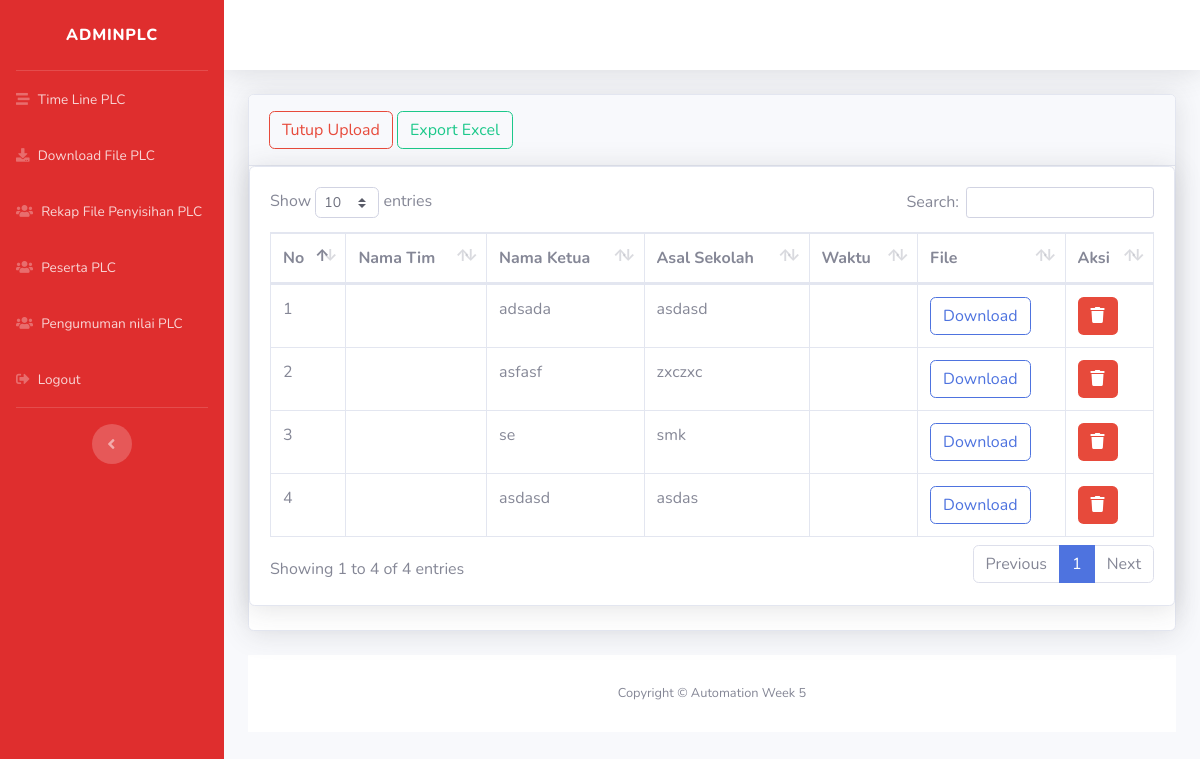
/admin/lkti_file.php (signed in), run on the app's committed database.
### tables this page shows
CREATE TABLE `upload_lkti` (
  `id_lkti` int(10) NOT NULL,
  `email` varchar(200) NOT NULL,
  `nama_ketua` varchar(200) NOT NULL,
  `nama_anggota` varchar(200) NOT NULL,
  `sekolah` varchar(200) NOT NULL,
  `telp` varchar(200) NOT NULL,
  `file` varchar(500) NOT NULL
);

### admin/koneksi.php (called while the page is built, shortened)
<?php
class Koneksi {
    private $konek;
    private $host = "localhost";
    private $user = "root";
    private $pass = "";
    private $db = "autw8743_automation_week";
    private function sambung(){
        try {
            $this->konek = new PDO("mysql:host=".$this->host.";dbname=".$this->db.";charset=utf8mb4", $this->user, $this->pass);
            $this->konek->setAttribute(PDO::ATTR_ERRMODE, PDO::ERRMODE_EXCEPTION);
            $this->konek->setAttribute(PDO::ATTR_EMULATE_PREPARES, true);
        } catch (PDOException $ex) {
            error_log("Database Connection Error: " . $ex->getMessage());
            die("Could not connect to the database. Please try again later.");
        }
    }
    public function kueri($sql, $params = []) {
        try {
            $stmt = $this->konek->prepare($sql);
            $stmt->execute($params);
            return $stmt;
        } catch (PDOException $ex) {
            error_log("Query Error: " . $ex->getMessage() . " Query: " . $sql);
            die("An error occurred while executing the query.");
        }
    }
    public function hasil_data($arg) {
        return $arg->fetch(PDO::FETCH_ASSOC);
    }
}
?>

### admin/lkti_file.php (the view, shortened to what this page needs)
<?php
include "koneksi.php";
$kon = new Koneksi();
$no = 0;
$abc = $kon->kueri('SELECT * FROM upload_lkti');
$asd = $kon->kueri("SELECT * FROM aksiupload WHERE id = '1' ");
$aksi = $kon->hasil_data($asd);
?>
<!DOCTYPE html>
<html lang="en">
<?php include "header.php" ?>
<body id="page-top">
	<div id="wrapper">
		<?php include "sidebar.php" ?>
		<div id="content-wrapper" class="d-flex flex-column">
			<div id="content">
				<?php include "topbar.php" ?>
				<div class="container-fluid">
					<div class="card shadow mb-4">
						<div class="card-header py-3">
							<?php if ($aksi['status'] == 'on'){ ?>
								<a href="hapusupload.php?aksi=statusoff&id=1"class="btn btn-outline-danger" >Tutup Upload</a>
							<?php }else{ ?>
								<a href="hapusupload.php?aksi=statuson&id=1"class="btn btn-outline-primary" >Buka Upload</a>
							<?php } ?>
							<a href="excel.php"  class="btn btn-outline-success md-10" >Export Excel</a>
						</div>
						<div class="card shadow mb-4">
							<div class="card-body">
								<div class="table-responsive">
									<table class="table table-bordered" id="dataTable" width="100%" cellspacing="0">
										<thead>
											<tr>
												<th>No</th>
												<th>Nama Tim</th>
												<th>Nama Ketua</th>
												<th>Asal Sekolah</th>
												<th>Waktu</th>
												<th>File</th>
												<th>Aksi</th>
											</tr>
										</thead>
										<tbody>
											<?php foreach ($abc as $data): $no++;?>
												<tr>
													<td><?= $no  ?></td>
													<td><?= $data['nama_tim']; ?></td>
													<td><?= $data['nama_ketua']; ?></td>
													<td><?= $data['sekolah']; ?></td>
													<td><?= $data['waktu']; ?></td>
													<td><a href="../<?= $data['file'];  ?>" class="btn btn-outline-primary" >Download</a></td>
													<td>
														<a href="hapusupload.php?aksi=hapus&id=<?=$data['id_lkti']?>" onclick="return confirm('Apakah <?=$data["nama_tim"]?> mau dihapus ?? '); " class="btn btn-xs bg-danger waves-effect text-white" ><i class="fas fa-trash"></i></a>
													</td>
												</tr>
											<?php endforeach ?>
										</tbody>
									</table>
								</div>
							</div>
						</div>
					</div>
					<?php
					include "footer.php"
				?>

### data on the page
upload_lkti: nama_ketua "adsada", sekolah "asdasd"
upload_lkti: nama_ketua "asfasf", sekolah "zxczxc"
upload_lkti: nama_ketua "se", sekolah "smk"
upload_lkti: nama_ketua "asdasd", sekolah "asdas"

### other printed values
$_SESSION['nama_admin'] "ADMINPLC"
